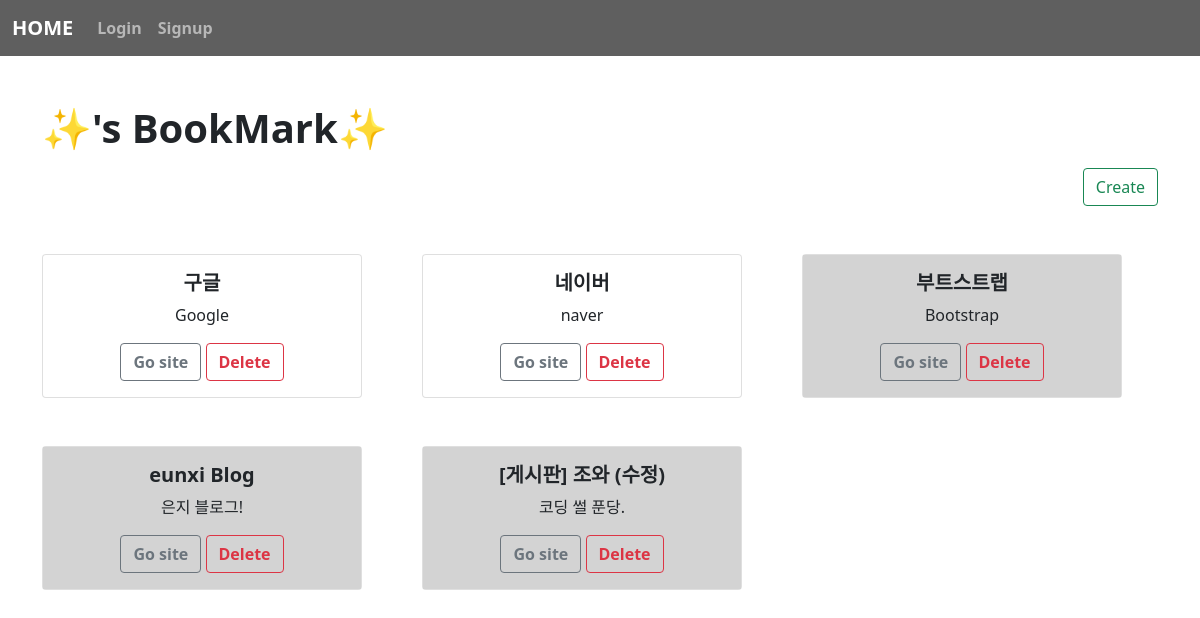
/book/, run on the app's committed database.
### book/models.py (models this page shows, shortened)
class Book(models.Model):
    user = models.ForeignKey(User, on_delete=models.CASCADE, related_name="book")
    site_name = models.CharField(max_length=100)
    site_url = models.TextField()
    comment = models.TextField()
    impo = models.BooleanField()    # 중요한 site 는 체크, 아니면 해제해주는 field

### book/views.py (the view)
# urls.py: path('', views.index, name="index"),
def index(request):
    b = Book.objects.all()
    context = {
        "blist" : b
    }
    return render(request,"book/index.html", context)

### template/book/index.html
{% extends 'base.html' %}
{% block con %}
    <div class="container mt-5 mb-5">
        <h1>✨<b>{{ user.username }}'s BookMark</b>✨</h1>
        <div class="mt-3 text-end">
            <a href="{% url 'book:create' %}"><button class="btn btn-outline-success">Create</button></a>
        </div>
        <div class="row">
            {% for i in blist %}
                <div class="col-lg-4 mt-5">
                    <div class="card text-center" style="width: 20rem;">
                        <div class="card-body" {% if i.impo %} style="background-color: lightgrey;" {% endif %}>
                            <h5 class="card-title"><b>{{ i.site_name }}</b></h5>
                            <p class="card-text">{{ i.comment }}</p>
                            <a href="{{ i.site_url }}" target="_blank" class="btn btn-outline-secondary" style="font-weight: bold;">Go site</a>
                            <a href="{% url 'book:delete' i.id %}" class="btn btn-outline-danger" style="font-weight: bold;">Delete</a>
                        </div>
                    </div>
                </div>
            {% endfor %}
        </div>
    </div>
{% endblock %}

### data on the page
Book: site_name "구글", comment "Google"
Book: site_name "네이버", comment "naver"
Book: site_name "부트스트랩", comment "Bootstrap"
Book: site_name "eunxi Blog", comment "은지 블로그!"
Book: site_name "[게시판] 조와 (수정)", comment "코딩 썰 푼당."
